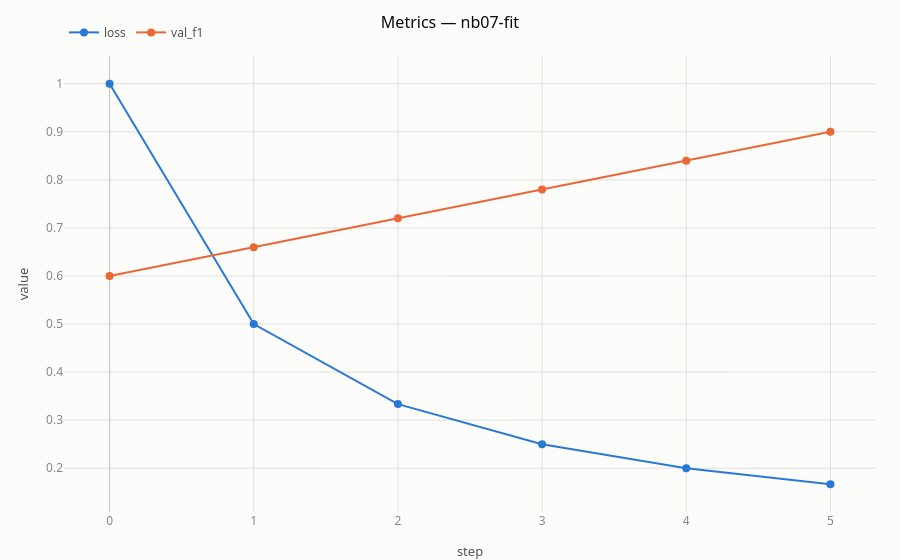

Write notebook code for a chart like this one.
### Markdown cell above
## Figuras

Métodos instalados sobre `RunView`; devuelven figuras Plotly
interactivas (requieren el extra `somatize[viz]`).

### Code cell
view.plot_metrics()

### Figure 1 — Plotly figure (JSON) as saved in the notebook; plotly's stock layout.template omitted (floating-point values rounded to 4 significant figures)
{"data": [{"hovertemplate": "loss<br>step %{x} · %{y:.5g}<extra></extra>", "line": {"color": "#2a78d6", "width": 2}, "marker": {"size": 8}, "mode": "lines+markers", "name": "loss", "type": "scatter", "x": [0, 1, 2, 3, 4, 5], "y": [1.0, 0.5, 0.3333, 0.25, 0.2, 0.1667]}, {"hovertemplate": "val_f1<br>step %{x} · %{y:.5g}<extra></extra>", "line": {"color": "#eb6834", "width": 2}, "marker": {"size": 8}, "mode": "lines+markers", "name": "val_f1", "type": "scatter", "x": [0, 1, 2, 3, 4, 5], "y": [0.6, 0.66, 0.72, 0.78, 0.84, 0.9]}], "layout": {"hovermode": "x unified", "showlegend": true, "title": {"text": "Metrics — nb07-fit"}, "xaxis": {"title": {"text": "step"}}, "yaxis": {"title": {"text": "value"}}}}
